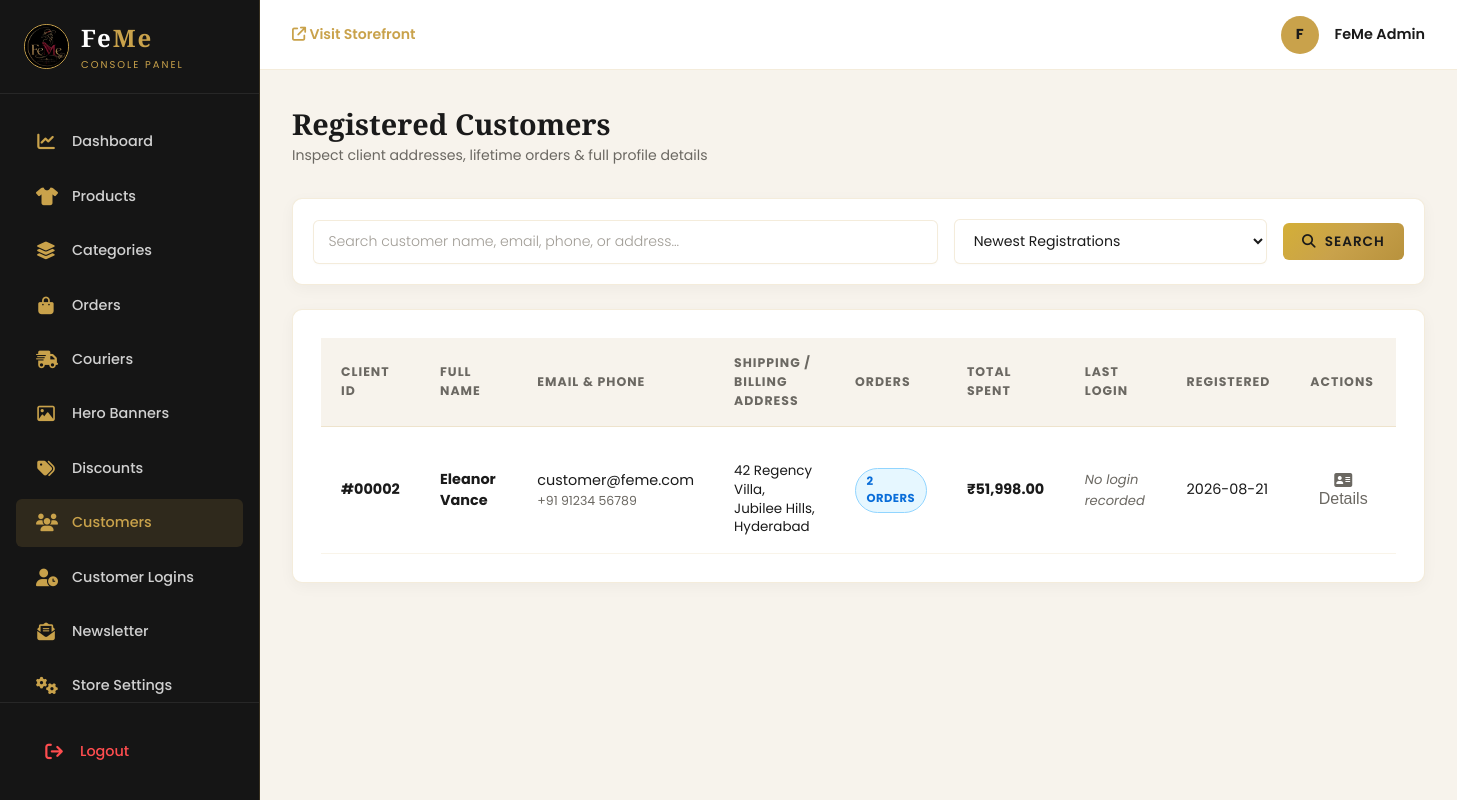
The page /admin/customers.php (signed in) on the database its author committed.
### tables this page shows
CREATE TABLE IF NOT EXISTS `users` (
  `id` INT AUTO_INCREMENT PRIMARY KEY,
  `name` VARCHAR(255) NOT NULL,
  `email` VARCHAR(255) NOT NULL UNIQUE,
  `password_hash` VARCHAR(255) NOT NULL,
  `phone` VARCHAR(50) DEFAULT NULL,
  `address` TEXT DEFAULT NULL,
  `role` ENUM('customer', 'admin') NOT NULL DEFAULT 'customer',
  `remember_token` VARCHAR(255) DEFAULT NULL,
  `last_login_at` DATETIME DEFAULT NULL,
  `last_login_ip` VARCHAR(45) DEFAULT NULL,
  `login_count` INT NOT NULL DEFAULT 0,
  `created_at` TIMESTAMP DEFAULT CURRENT_TIMESTAMP,
  INDEX `idx_remember_token` (`remember_token`),
  INDEX `idx_last_login` (`last_login_at`)
);

### includes/functions.php (called while the page is built, shortened)
<?php
function sanitize($data) {
    return htmlspecialchars(trim((string)$data), ENT_QUOTES, 'UTF-8');
}
function format_price($price) {
    return '₹' . number_format((float)$price, 2);
}

### admin/customers.php (the view, shortened to what this page needs)
<?php
require_once __DIR__ . '/includes/admin_header.php';
$searchQuery = isset($_GET['q']) ? trim($_GET['q']) : '';
$sortBy      = isset($_GET['sort']) ? trim($_GET['sort']) : 'newest';
$viewUserId  = isset($_GET['view']) ? (int)$_GET['view'] : 0;
try {
    $sql = "
        SELECT u.*,
               COUNT(o.id) AS total_orders,
               COALESCE(SUM(o.total_amount), 0) AS total_spent
        FROM users u
        LEFT JOIN orders o ON o.user_id = u.id
        WHERE u.role = 'customer'
    ";
    $params = [];
    $sql .= " GROUP BY u.id";
    if ($sortBy === 'spent') {
        $sql .= " ORDER BY total_spent DESC, u.id DESC";
    } elseif ($sortBy === 'orders') {
        $sql .= " ORDER BY total_orders DESC, u.id DESC";
    } else {
        $sql .= " ORDER BY u.id DESC";
    }
    $stmt = $pdo->prepare($sql);
    $stmt->execute($params);
    $customers = $stmt->fetchAll();
} catch (PDOException $e) {
    $customers = [];
}
?>
<div class="page-header-flex">
    <div>
        <h1 class="page-title">Registered Customers</h1>
        <p style="font-size: 0.88rem; color: var(--admin-text-muted);">Inspect client addresses, lifetime orders & full profile details</p>
    </div>
</div>
<div class="admin-card" style="padding: 1.25rem; margin-bottom: 1.5rem;">
    <form method="GET" action="customers.php" style="display: flex; gap: 1rem; flex-wrap: wrap; align-items: center;">
        <div style="flex: 2; min-width: 240px;">
            <input type="text" name="q" value="<?= sanitize($searchQuery) ?>" class="form-control" placeholder="Search customer name, email, phone, or address...">
        </div>
        <div style="flex: 1; min-width: 180px;">
            <select name="sort" class="form-control">
                <option value="newest" <?= $sortBy === 'newest' ? 'selected' : '' ?>>Newest Registrations</option>
            </select>
        </div>
        <div>
            <button type="submit" class="btn-gold-admin" style="padding: 0.55rem 1.2rem;">
                <i class="fa-solid fa-magnifying-glass"></i> Search
            </button>
        </div>
    </form>
</div>
<div class="admin-card">
    <div class="admin-table-wrapper">
        <table class="admin-table">
            <thead>
                <tr>
                    <th>Client ID</th>
                    <th>Full Name</th>
                    <th>Email & Phone</th>
                    <th>Shipping / Billing Address</th>
                    <th>Orders</th>
                    <th>Total Spent</th>
                    <th>Last Login</th>
                    <th>Registered</th>
                    <th>Actions</th>
                </tr>
            </thead>
            <tbody>
                <?php if (!empty($customers)): ?>
                    <?php foreach ($customers as $c): ?>
                        <tr id="customer-row-<?= $c['id'] ?>" class="<?= $viewUserId === $c['id'] ? 'highlight-row' : '' ?>" style="cursor: pointer;" onclick="toggleCustomerDetails(<?= $c['id'] ?>, event)">
                            <td><strong>#<?= sprintf('%05d', $c['id']) ?></strong></td>
                            <td>
                                <strong><?= sanitize($c['name']) ?></strong>
                            </td>
                            <td>
                                <div><?= sanitize($c['email']) ?></div>
                                <div style="font-size: 0.78rem; color: var(--admin-text-muted);"><?= sanitize($c['phone'] ?? '—') ?></div>
                            </td>
                            <td>
                                <div style="max-width: 250px; font-size: 0.84rem; white-space: pre-line; color: var(--admin-text-dark); line-height: 1.4;">
                                    <?= !empty($c['address']) ? sanitize($c['address']) : '<span style="color: var(--admin-text-muted); italic">No address saved</span>' ?>
                                </div>
                            </td>
                            <td>
                                <span class="badge-status badge-confirmed">
                                    <strong><?= (int)$c['total_orders'] ?></strong> Orders
                                </span>
                            </td>
                            <td><strong><?= format_price($c['total_spent']) ?></strong></td>
                            <td>
                                <?php if (!empty($c['last_login_at'])): ?>
                                    <div style="font-weight: 600; font-size: 0.84rem; color: #2e7d32;">
                                        <i class="fa-solid fa-circle-check" style="font-size: 0.75rem;"></i> <?= date('Y-m-d H:i', strtotime($c['last_login_at'])) ?>
                                    </div>
                                    <div style="font-size: 0.75rem; color: var(--admin-text-muted);">
                                        IP: <code><?= sanitize($c['last_login_ip'] ?? '—') ?></code> (<?= (int)($c['login_count'] ?? 1) ?> logins)
                                    </div>
                                <?php else: ?>
                                    <span style="color: var(--admin-text-muted); font-size: 0.82rem; font-style: italic;">No login recorded</span>
                                <?php endif; ?>
                            </td>
                            <td><?= date('Y-m-d', strtotime($c['created_at'])) ?></td>
                            <td>
                                <button class="btn-action edit" onclick="toggleCustomerDetails(<?= $c['id'] ?>, event)" title="View Full Details">
                                    <i class="fa-solid fa-address-card"></i> Details
                                </button>
                            </td>
                        </tr>
                    <?php endforeach; ?>
                <?php else: ?>
                    <tr><td colspan="8" style="text-align: center; padding: 2rem;">No registered customers found.</td></tr>
                <?php endif; ?>
            </tbody>
        </table>
    </div>
</div>
<?php
require_once __DIR__ . '/includes/admin_footer.php';
?>

### admin/assets/admin.css (style rules this page uses)
:root { --admin-bg-sidebar: #151515; --admin-bg-content: #F7F3EC; --admin-bg-card: #FFFFFF; --admin-text-dark: #1A1A1A; --admin-text-muted: #6B6862; --admin-gold: #C9A24B; --admin-gold-hover: #B8923D; --admin-border: rgba(201, 162, 75, 0.2); --font-serif: 'Playfair Display', Georgia, serif; --font-sans: 'Poppins', -apple-system, BlinkMacSystemFont, sans-serif; --radius-sm: 6px; --radius-md: 10px; }
*, *::before, *::after { box-sizing: border-box; margin: 0; padding: 0; }
body { font-family: var(--font-sans); background-color: var(--admin-bg-content); color: var(--admin-text-dark); line-height: 1.5; overflow-x: hidden; }
.page-header-flex { display: flex; align-items: center; justify-content: space-between; margin-bottom: 2rem; flex-wrap: wrap; gap: 1rem; }
.page-title { font-family: var(--font-serif); font-size: 1.8rem; font-weight: 700; color: var(--admin-text-dark); }
.admin-card { background: var(--admin-bg-card); border-radius: var(--radius-md); padding: 1.75rem; border: 1px solid var(--admin-border); box-shadow: 0 4px 15px rgba(0,0,0,0.04); margin-bottom: 2rem; }
.admin-table-wrapper { overflow-x: auto; }
.admin-table { width: 100%; border-collapse: collapse; text-align: left; font-size: 0.9rem; }
.admin-table th, .admin-table td { padding: 1rem 1.25rem; vertical-align: middle; }
.admin-table th { background: var(--admin-bg-content); font-size: 0.78rem; text-transform: uppercase; letter-spacing: 1px; color: var(--admin-text-muted); border-bottom: 1px solid var(--admin-border); }
.admin-table tr { border-bottom: 1px solid rgba(201, 162, 75, 0.12); }
.badge-status { display: inline-block; padding: 0.25rem 0.65rem; border-radius: 50px; font-size: 0.72rem; font-weight: 700; text-transform: uppercase; letter-spacing: 0.5px; }
.badge-confirmed { background: #e6f7ff; color: #096dd9; border: 1px solid #91d5ff; }
.btn-action { background: none; border: none; color: var(--admin-text-muted); font-size: 1rem; cursor: pointer; padding: 0.35rem 0.5rem; border-radius: 4px; transition: all 0.2s ease; }
.btn-gold-admin { display: inline-flex; align-items: center; gap: 0.5rem; padding: 0.75rem 1.5rem; background: linear-gradient(135deg, #D4AF37 0%, #C9A24B 50%, #B8923D 100%); color: #1A1A1A; border: none; border-radius: var(--radius-sm); font-family: var(--font-sans); font-size: 0.85rem; font-weight: 600; letter-spacing: 1px; text-transform: uppercase; cursor: pointer; text-decoration: none; transition: all 0.3s ease; }
.form-control { width: 100%; padding: 0.65rem 0.9rem; font-family: var(--font-sans); font-size: 0.88rem; color: var(--admin-text-dark); background-color: #FFF; border: 1px solid var(--admin-border); border-radius: var(--radius-sm); outline: none; transition: all 0.2s ease; box-shadow: 0 1px 3px rgba(0, 0, 0, 0.02); }
.form-control::placeholder { color: #a09c95; font-weight: 300; }

### rows shown on the page
users: id "00002", name "Eleanor Vance", email "customer@feme.com", phone "+91 91234 56789", address "42 Regency Villa, Jubilee Hills, Hyderabad", total_orders "2", total_spent "₹51,998.00", shows "No login recorded", created_at "2026-08-21"

### other values the page prints
substr($adminName, 0, 1) "F"
$adminName "FeMe Admin"
